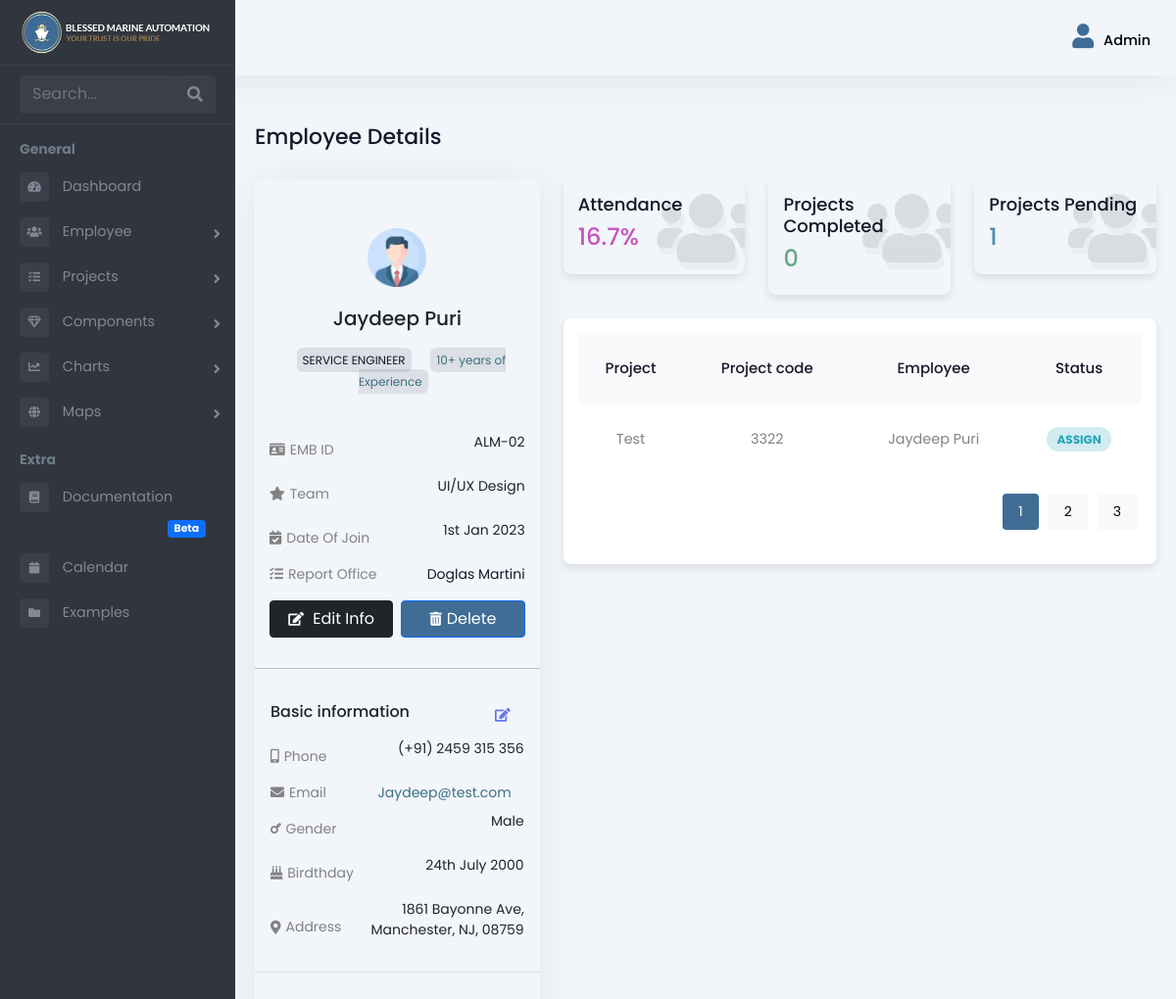
Page /admin-panel/employee/2/ (signed in) on the earlier database version.
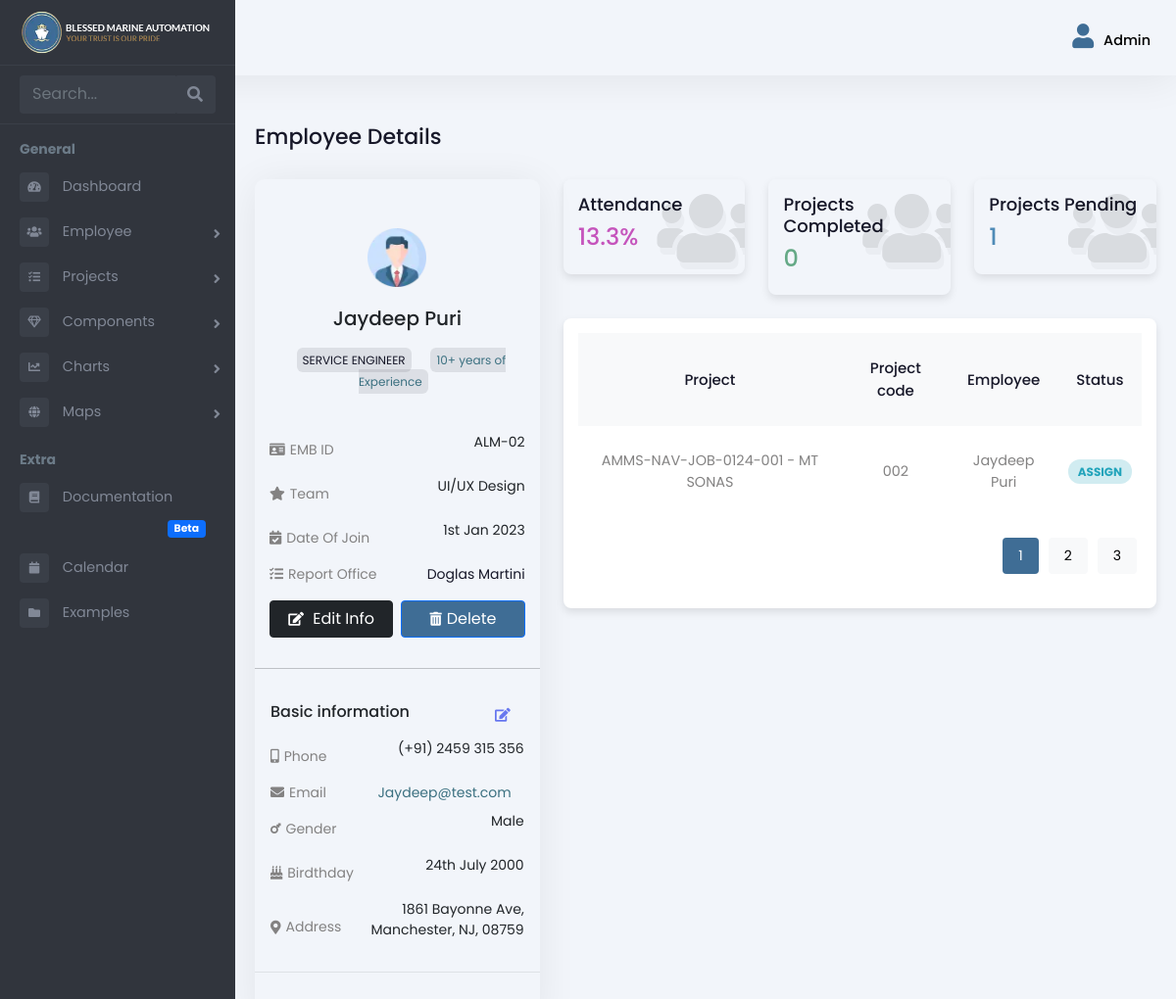
Same page on the later database version.
### Admin/models.py (models this page shows, shortened)
class ProjectAssignment(models.Model):
    project = models.ForeignKey('Project', on_delete=models.CASCADE)
    employee = models.ForeignKey('Employee', on_delete=models.CASCADE, default=1)
    time_start = models.DateField()
    time_stop = models.DateField()

class Project(models.Model):
    STATUS_CHOICES = [
        ('PENDING', 'Pending'),
        ('ASSIGN', 'Assign'),
        ('ONGOING', 'Ongoing'),
        ('HOLD', 'Hold'),
        ('CANCELLED', 'Cancelled'),
        ('COMPLETED', 'Completed'),
    ]
    CATEGORY_CHOICES = [
        ('OVERSEAS', 'Overseas'),
        ('ANCHORAGE', 'Anchorage'),
        ('HOLIDAY_WORKING', 'Holiday Working'),
    ]
    name = models.CharField(max_length=255)
    code = models.CharField(max_length=100, unique=True)
    purchase_and_expenses = models.DecimalField(
        max_digits=12, decimal_places=2, default=0.00)
    invoice_amount = models.DecimalField(
        max_digits=12, decimal_places=2, default=0.00)
    currency_code = models.CharField(max_length=10, default="USD")
    status = models.CharField(
        max_length=100, choices=STATUS_CHOICES, default='PENDING')
    category = models.CharField(
        max_length=50, choices=CATEGORY_CHOICES, default='OVERSEAS')  # New field added
    from decimal import Decimal

class Employee(models.Model):
    user = models.OneToOneField(User, on_delete=models.CASCADE, related_name='employee_profile')
    is_employee = models.BooleanField(default=False)
    is_manager = models.BooleanField(default=False)
    rank = models.CharField(max_length=255, blank=True, null=True)
    salary = models.DecimalField(max_digits=10, decimal_places=2, blank=True, null=True)
    work_days = models.DecimalField(max_digits=10, decimal_places=2, default=0, blank=True)  # Calculated field
    holidays = models.IntegerField(null=True, blank=True)
    overseas_days = models.IntegerField(default=0)

### Admin/views.py (the view)
# urls.py: path('employee/<int:employee_id>/', employee_profile, name='employee_profile'),
@login_required
def employee_profile(request, employee_id):
    employee = get_object_or_404(Employee, pk=employee_id)
    total_attendance_records = Attendance.objects.filter(employee=employee).count()
    approved_attendance_records = Attendance.objects.filter(
        employee=employee, status='APPROVED'
    ).count()
    attendance_percentage = (
        (approved_attendance_records / 30) * 100
        if total_attendance_records > 0 else 0
    )
    total_projects = employee.projectassignment_set.count()
    completed_projects = Project.objects.filter(
        projectassignment__employee=employee, status='COMPLETED'
    ).count()
    pending_projects = Project.objects.filter(
        projectassignment__employee=employee, status='PENDING'
    ).count()
    assigned_projects = Project.objects.filter(
        projectassignment__employee=employee, status='ASSIGN'
    ).count()
    total_pending_projects = total_projects - completed_projects
    context = {
        'employee': employee,
        'attendance_percentage': round(attendance_percentage, 1),
        'total_projects': total_projects,
        'completed_projects': completed_projects,
        'pending_projects': total_pending_projects,
    }
    return render(request, 'Admin/employee_profile.html', context)

### templates/Admin/employee_profile.html (shortened to what the changed rows need)
{% extends 'Admin/adminbase.html' %}
{% load custom_filters %}
{% load static %}
{% block content %}
<div class="emply-profile-wraper">
    <div class="pg-title">
        <h1>Employee Details</h1>
    </div>
    <div class="row">
        <div class="col-lg-4">
            <div class="emp-info-wrapper">
                <div class="emp-info-hdr">
                    <div class="emp-prfl-img">
                        <img src="{% static 'assets/images/user-pro.webp' %}" alt="Employee Profile Pic" />
                    </div>
                    <h5>{{ employee.user.first_name }} {{ employee.user.last_name }}</h5>
                    <span>{{ employee.rank }}</span>
                    <span style="color: #3b7080">10+ years of Experience</span>
                </div>
                <div class="emp-details">
                    <div class="d-flex align-items-center justify-content-between mb-2">
                        <span class="d-inline-flex align-items-center">
                            <i class="fas fa-id-card"></i>
                            EMB ID
                        </span>
                        <p class="text-dark">ALM-0{{ employee.pk }}</p>
                    </div>
                </div>
                <div class="p-3 emp-basic-info border-bottom">
                    <div class="d-flex align-items-center justify-content-between mb-2">
                        <span class="d-inline-flex align-items-center">
                            <i class="fas fa-envelope"></i>
                            Email
                        </span>
                        <a href="maito:{{ employee.user.email }}" style="
                      color: #3b7080 !important;
                      font-size: 14px;
                      text-decoration: none;
                    " class="text-info d-inline-flex align-items-center">{{ employee.user.email }}</a>
                    </div>
                </div>
            </div>
        </div>
        <div class="col-lg-8">
            <div class="emp-status-col">
                <div class="row mb-4">
                    <div class="col-lg-4 col-md-4">
                        <div class="status-wdgt">
                            <h5>Attendance</h5>
                            <h6 style="color: #c554bc;">{{ attendance_percentage }}%</h6>
                            <div class="wdgt-bg-icons"><i class="fas fa-users"></i></div>
                        </div>
                    </div>
                </div>
                <div class="widget-box table-wdgt">
                    <table id="employee-prjct-table">
                        <thead>
                            <tr>
                                <th>Project</th>
                                <th>Project code</th>
                                <th>Employee</th>
                                <th>Status</th>
                            </tr>
                        </thead>
                        <tbody>
                            {% for project_assignment in employee.projectassignment_set.all %}
                            <tr>
                                <td><a href="#">{{ project_assignment.project.name }}</a></td>
                                <td>{{ project_assignment.project.code }}</td>
                                <td>{{ employee.user.get_full_name }}</td>
                                <td>
                                    {% if project_assignment.project.status == 'ONGOING' %}
                                    <span class="status ongoing">Ongoing</span>
                                    {% elif project_assignment.project.status == 'COMPLETED' %}
                                    <span class="status completed">Completed</span>
                                    {% elif project_assignment.project.status == 'HOLD' %}
                                    <span class="status hold">Hold</span>
                                    {% elif project_assignment.project.status == 'PENDING' %}
                                    <span class="status pending">Pending</span>
                                    {% elif project_assignment.project.status == 'CANCELLED' %}
                                    <span class="status cancelled">Cancelled</span>
                                    {% elif project_assignment.project.status == 'ASSIGN' %}
                                    <span class="status Assign">ASSIGN</span>
                                    {% else %}
                                    <span class="status unknown">Unknown</span>
                                    {% endif %}
                                </td>
                            </tr>
                            {% endfor %}
                        </tbody>
                    </table>
                </div>
            </div>
        </div>
    </div>
</div>
{% endblock %}

Differences in the rows shown:
removed ProjectAssignment: project.name "Test", project.code "3322", {{ employee.user.get_full_name }} "Jaydeep Puri", shows "ASSIGN"
now on this page (row edited): ProjectAssignment: project.name "AMMS-NAV-JOB-0124-001 - MT SONAS", project.code "002", {{ employee.user.get_full_name }} "Jaydeep Puri", shows "ASSIGN"
Other differences:
{{ attendance_percentage }}: "16.7" → "13.3"
